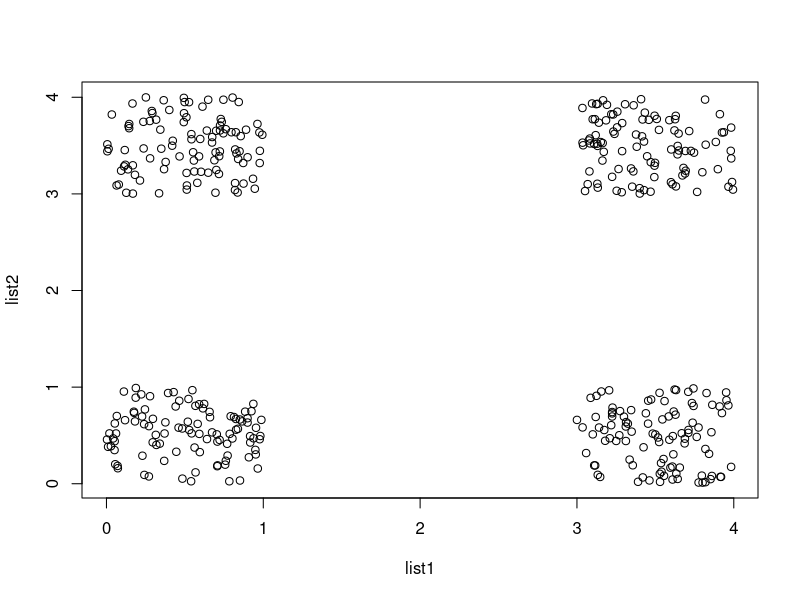

Recreate this plot in R.
x1 <- runif(100, 0.0, 1.0)
y1 <- runif(100, 0.0, 1.0)
x2 <- runif(100, 3.0, 4.0)
y2 <- runif(100, 0.0, 1.0)
x3 <- runif(100, 0.0, 1.0)
y3 <- runif(100, 3.0, 4.0)
x4 <- runif(100, 3.0, 4.0)
y4 <- runif(100, 3.0, 4.0)
list1 <- (c(x1, x2, x3, x4))
list2 <- (c(y1, y2, y3, y4))
arr <- data.frame(list1,list2)
plot(arr)
library(foreign)
write.arff(arr,file = "points.arff")